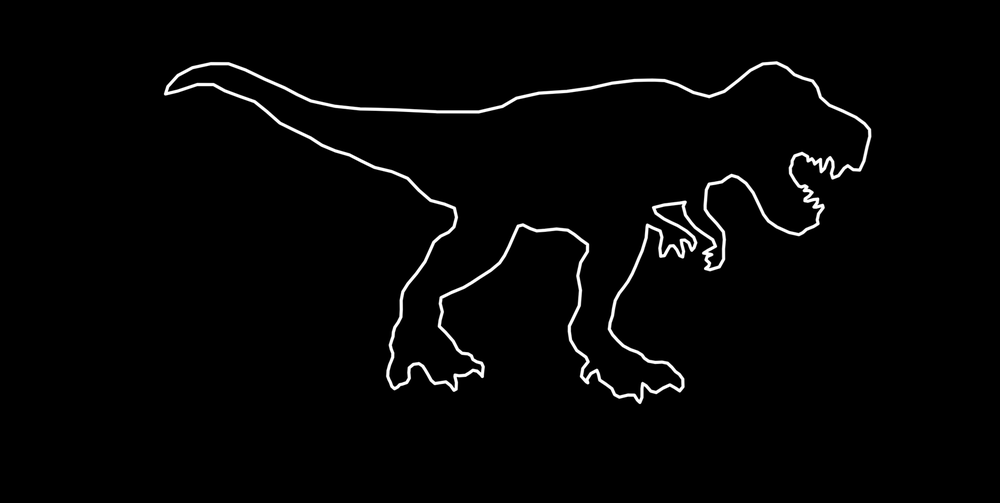
#> input picture Bezier Curve/drawing.png, 1000 x 503 px, shrunk from 1696 x 853 before the run
$ python image.py
#> lines starting #> are read from the running program, lines starting #| are printed output that depends on the picture; after the words box and inside, x2 and y2 are one past the last pixel; in counts of white or black regions, pixels touching at a corner belong together
import cv2
import numpy as np

# Load the image
image_path = 'drawing.png'  # Replace with your image path
image = cv2.imread(image_path)
#> image is the input picture: shape (503, 1000, 3); min 0, max 255, mean 4.9
if image is None:
    raise FileNotFoundError(f"Image not found at {image_path}")

# Convert to grayscale
gray = cv2.cvtColor(image, cv2.COLOR_BGR2GRAY)

# Threshold the grayscale image to detect black regions
_, black_mask = cv2.threshold(gray, 50, 255, cv2.THRESH_BINARY_INV)
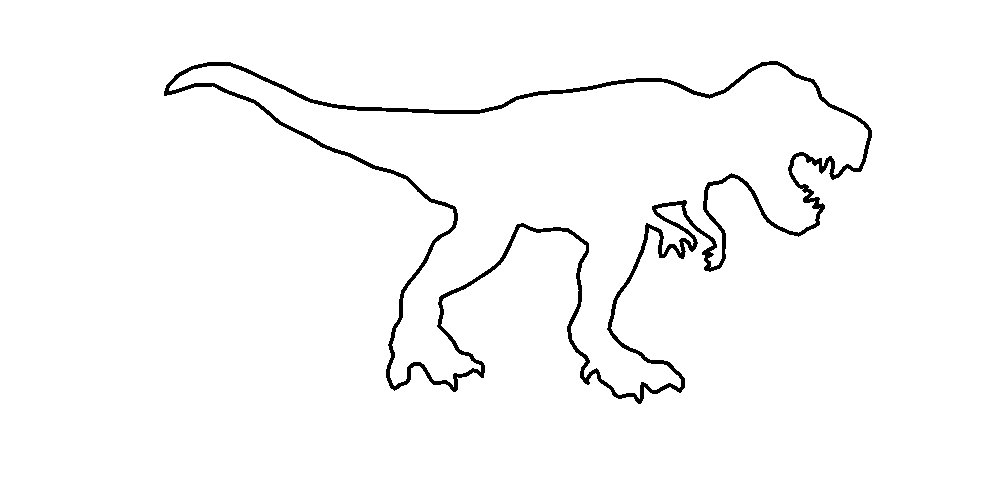
#> black_mask: shape (503, 1000); 97.7% white; 1 black region

# Find contours of the black regions
contours, _ = cv2.findContours(black_mask, cv2.RETR_EXTERNAL, cv2.CHAIN_APPROX_NONE)
#> contours = 1 contour; box (x1, y1, x2, y2) and area: (0, 0, 1000, 503) 501498

# Create a list to store boundary points
boundary_points = []

# Iterate through each contour
for contour in contours:
    for point in contour:
        x, y = point[0]  # Extract x and y coordinates
        boundary_points.append([x, y, 0])  # z = 0
#> this loop made 1 pass
#> after the loop, boundary_points = 3002 items, first 6: [0, 0, 0], [0, 1, 0], [0, 2, 0], [0, 3, 0], [0, 4, 0], [0, 5, 0]

# Convert the list to a NumPy array
boundary_array = np.array(boundary_points)

# Save the array to a .npy file
output_file = 'black_boundary_points.npy'
np.save(output_file, boundary_array)

print(f"Boundary points saved to {output_file}")

# Load the saved array
loaded_array = np.load(output_file)
print("Loaded boundary points:")
print(loaded_array)
